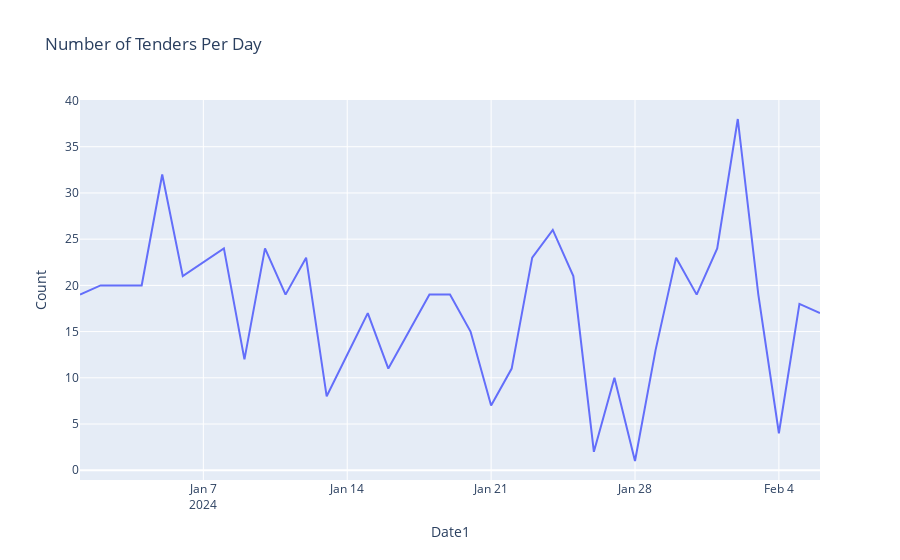

Here is the notebook cell this chart was saved with:
### Code cell
date_plot = px.line(date, x='Date1', y='Count', title='Number of Tenders Per Day', labels={'count': 'Number of Tenders', 'date': 'Date'})
date_plot

### Figure 1 — Plotly figure (JSON) as saved in the notebook; plotly's stock layout.template omitted (floating-point values rounded to 4 significant figures)
{"data": [{"hovertemplate": "Date1=%{x}<br>Count=%{y}<extra></extra>", "legendgroup": "", "line": {"color": "#636efa", "dash": "solid"}, "marker": {"symbol": "circle"}, "mode": "lines", "name": "", "orientation": "v", "showlegend": false, "type": "scatter", "x": ["2024-01-01", "2024-01-02", "2024-01-03", "2024-01-04", "2024-01-05", "2024-01-06", "2024-01-08", "2024-01-09", "2024-01-10", "2024-01-11", "2024-01-12", "2024-01-13", "2024-01-15", "2024-01-16", "2024-01-17", "2024-01-18", "2024-01-19", "2024-01-20", "2024-01-21", "2024-01-22", "2024-01-23", "2024-01-24", "2024-01-25", "2024-01-26", "2024-01-27", "2024-01-28", "2024-01-29", "2024-01-30", "2024-01-31", "2024-02-01", "2024-02-02", "2024-02-03", "2024-02-04", "2024-02-05", "2024-02-06"], "xaxis": "x", "y": [19, 20, 20, 20, 32, 21, 24, 12, 24, 19, 23, 8, 17, 11, 15, 19, 19, 15, 7, 11, 23, 26, 21, 2, 10, 1, 13, 23, 19, 24, 38, 19, 4, 18, 17], "yaxis": "y"}], "layout": {"legend": {"tracegroupgap": 0}, "title": {"text": "Number of Tenders Per Day"}, "xaxis": {"anchor": "y", "domain": [0, 1], "title": {"text": "Date1"}}, "yaxis": {"anchor": "x", "domain": [0, 1], "title": {"text": "Count"}}}}
